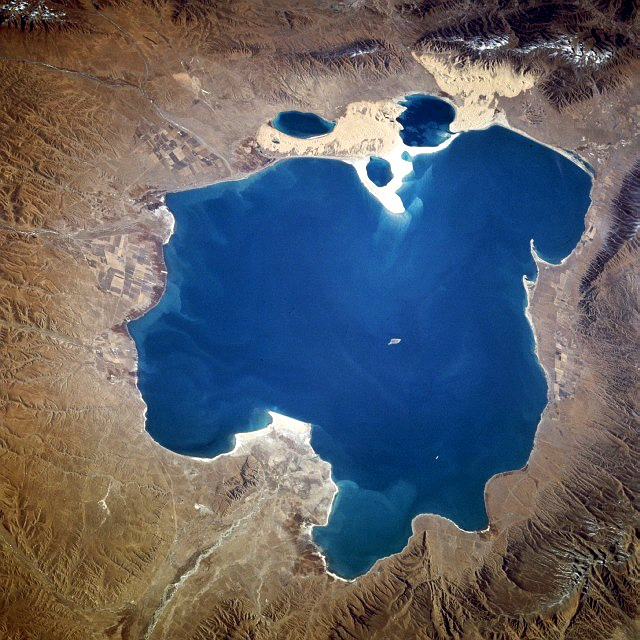
%> input picture COMP.SGN.110 Introduction to image processing/Ex9/lake.jpg, 640 x 640 px
$ octave Ex9T2.m   (GNU Octave 9; MATLAB toolbox functions it lacks are replaced by stand-ins)
%> lines starting %> are read from the running program, lines starting %| are printed output that depends on the picture; in (x1, y1, x2, y2) boxes, pixels count from 0 and x2, y2 are one past the last pixel; in counts of white or black regions, pixels touching at a corner belong together; the program's own positions count from 1
% Exercise 9, Task 2 Mikhail Silaev
close all
clear all

I = imread("lake.jpg");
%> I is the input picture: size 640x640x3 uint8; mean R, G, B 92.6, 95.6, 103.5

Ihsv = rgb2hsv (I);
%> Ihsv: size 640x640x3 double; mean H, S, V 0.313, 0.51, 0.505

% filter by saturation because zntral lake appears to have highest contrast
[labelMatrix, numLabels] = bwlabel(im2bw(Ihsv(:,:,2)));
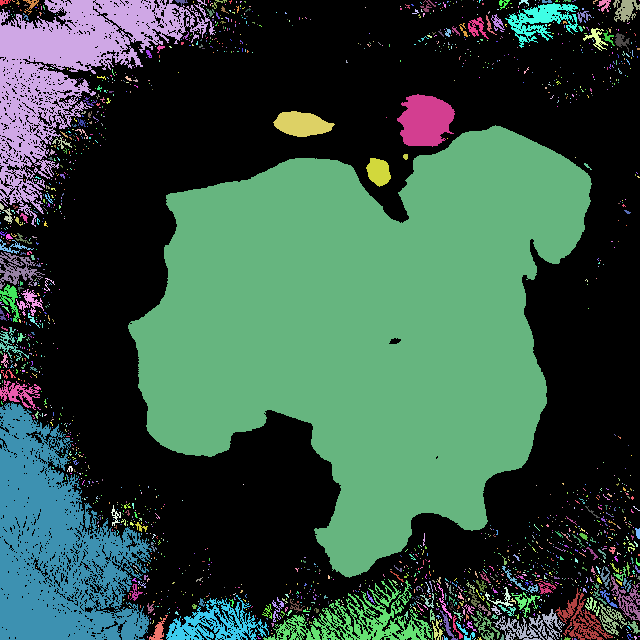
%> labelMatrix: size 640x640 double; 1847 distinct labels, from 0 to 1846; one colour per label, 0 black
%> numLabels = 1846
Ibw = bwlabel( im2bw(Ihsv(:,:,2)) );
Imask = zeros(size(Ibw));

for i = 1:size(Imask(:))
if (Ibw(i)<550 && Ibw(i)>500)
    Imask (i) = 1;
end
end
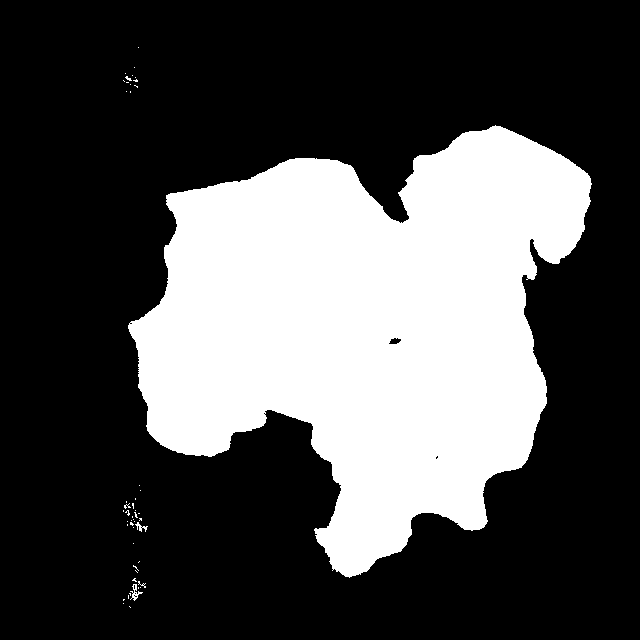
%> Imask: size 640x640 double; values 0 (black) and 1 (white), 30.9% white; 49 white regions (46 under 20 px), largest, box (x1, y1, x2, y2) and area: (128, 125, 592, 578) 126293, (130, 584, 143, 601) 75, (135, 522, 148, 532) 49

Imask3D = cat(3, Imask, Imask, Imask);
Ifilt = rgb2hsv( uint8(Imask3D).*I);
%> Ifilt: size 640x640x3 double; mean H, S, V 0.181, 0.269, 0.157


% we need one more filtering because some tiny yellow parts appear to have
% same gray level as blue lake
Ibw =   bwlabel( im2bw(Ifilt(:,:,1)) );
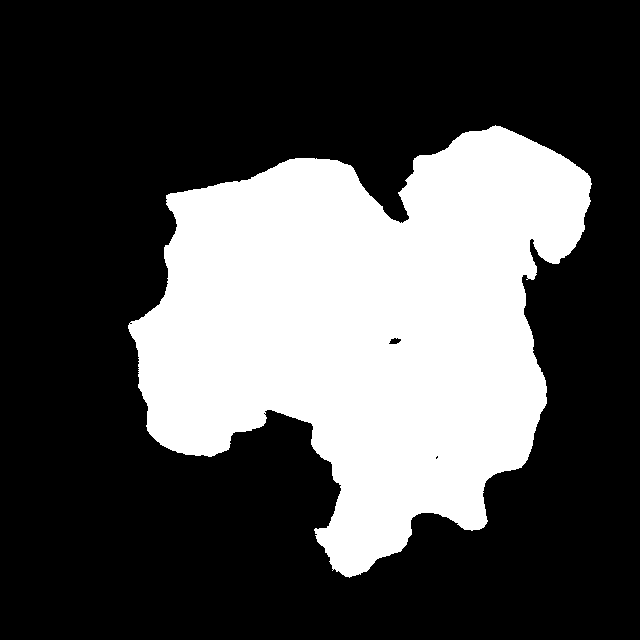
%> Ibw: size 640x640 double; values 0 (black) and 1 (white), 30.8% white; 1 white region, box (x1, y1, x2, y2) and area: (128, 125, 592, 578) 126293
Ifilt = uint8(cat(3, Ibw, Ibw, Ibw)).*I;
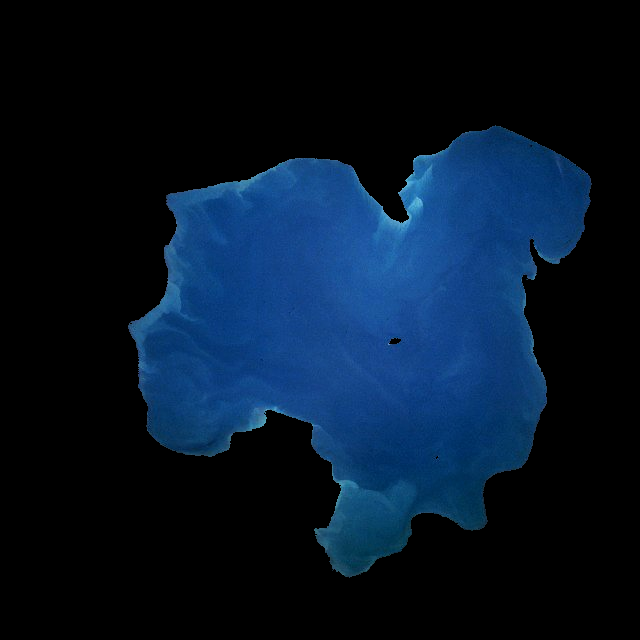
%> Ifilt: size 640x640x3 uint8; mean R, G, B 5.3, 21.4, 39.8

% plot the final result
figure
subplot(1,2,1)
imshow(I)

subplot(1,2,2)
imshow(Ifilt)
